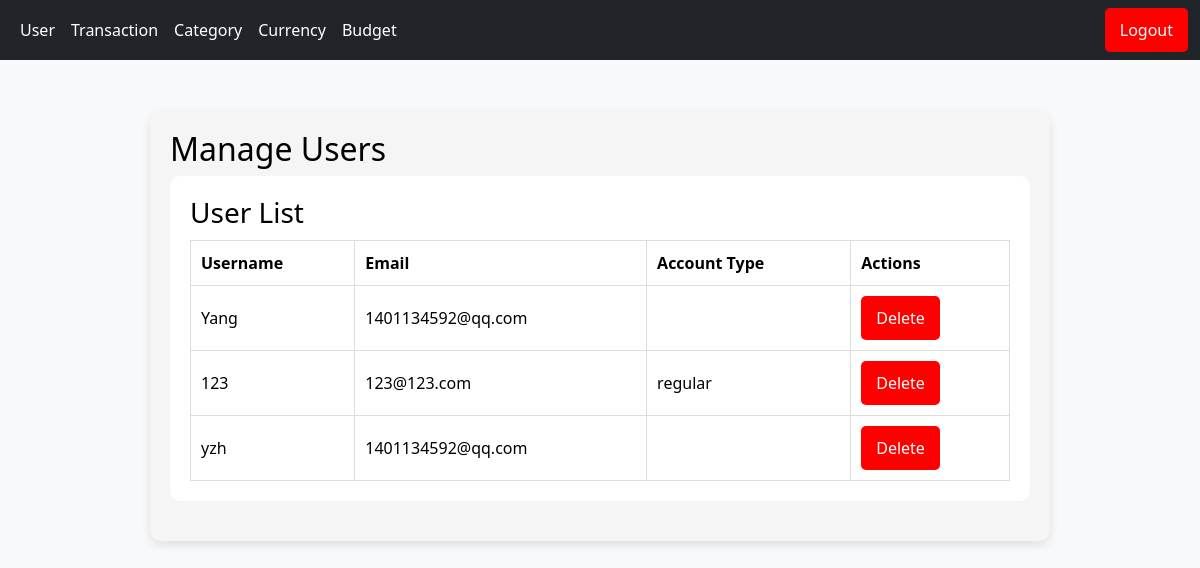
Screenshot of /admin_custome/users/ (signed in) with the database file from the repository.
### finance/models.py (models this page shows)
class User(AbstractUser):
    account_type = models.CharField(
        max_length=10,
            choices=[("regular", "Regular"), ("premium", "Premium")]
    )
    groups = None
    user_permissions = None

### finance/views.py (the view)
# urls.py: path('admin_custome/users/', admin_user_list_view, name='admin_user_list'),  # 管理员查看用户
@admin_required
def admin_user_list_view(request):
    users = User.objects.all()  # 获取所有普通用户
    return render(request, 'finance/user_management.html', {'users': users})

### templates/finance/user_management.html (shortened to what this page needs)
{% extends "finance/base_admin.html" %}
{% block content %}
<div class="user-container">
    <h2>Manage Users</h2>
    <div class="section">
        <h3>User List</h3>
        <table>
            <thead>
                <tr>
                    <th>Username</th>
                    <th>Email</th>
                    <th>Account Type</th>
                    <th>Actions</th>
                </tr>
            </thead>
            <tbody>
                {% for user in users %}
                <tr>
                    <td>{{ user.username }}</td>
                    <td>{{ user.email }}</td>
                    <td>{{ user.account_type }}</td>
                    <td>
                        <form method="POST" action="{% url 'admin_user_delete' user.id %}" style="display:inline;">
                            <button type="submit" class="btn btn-danger">Delete</button>
                        </form>
                    </td>
                </tr>
                {% empty %}
                <tr><td colspan="4">No users found</td></tr>
                {% endfor %}
            </tbody>
        </table>
    </div>
</div>
{% endblock %}

### templates/finance/base_admin.html (style rules this page uses)
body { background-color: #f8f9fa; color: #000; }

### templates/finance/user_management.html (style rules this page uses)
.user-container { max-width: 900px; margin: 50px auto; padding: 20px; background: #f5f5f5; border-radius: 10px; box-shadow: 0 4px 10px rgba(0, 0, 0, 0.1); }
.section { padding: 20px; background: #fff; border-radius: 10px; margin-bottom: 20px; }
.btn { padding: 10px 15px; background: #333; color: #fff; border-radius: 5px; transition: 0.2s; cursor: pointer; border: none; }
.btn-danger { background: red; }
table { width: 100%; border-collapse: collapse; margin-top: 10px; }
th, td { padding: 10px; border: 1px solid #ddd; text-align: left; }

### rows the page displays
User: username "Yang", email "1401134592@qq.com"
User: username "123", email "123@123.com", account_type "regular"
User: username "yzh", email "1401134592@qq.com"
